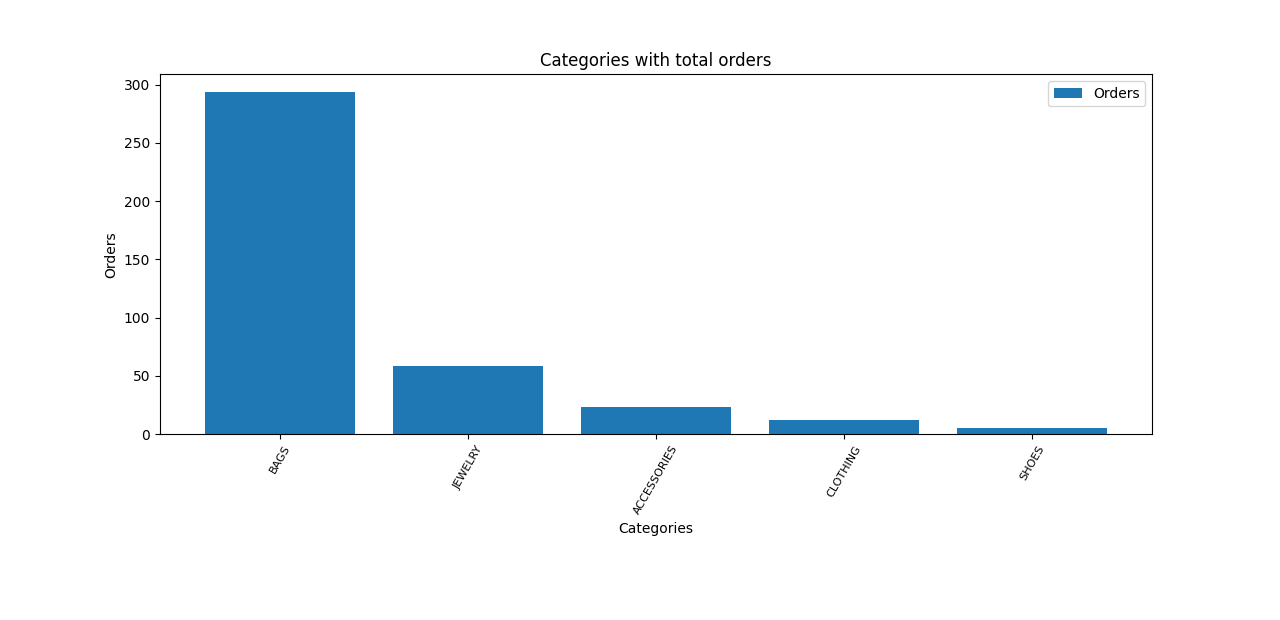

This chart was generated by the following Python code:
import psycopg2
import matplotlib.pyplot as plt
import pandas as pd

try:
    con = psycopg2.connect(
        host = 'thevintagebar.cfq6jedl25zx.us-east-2.rds.amazonaws.com',
        database = 'postgres',
        user = 'postgres',
        password = 'TvB2018!'
    )

    cur = con.cursor()
    sql = '''with order_completed as (
            select distinct (elements->>'product_id')::numeric product_id, oc.user_id, oc.order_id, oc.products
            from web_store_backend_prod.order_completed oc, json_array_elements(oc.products::json) elements
        ), unique_product as (
            select distinct(pv.product_id), pv.category from thevintagebarcomprod.product_added pv 
        )
        select distinct(pc2.category) as categories, count(*) as total_orders 
        from personas_prod.users u
        left join order_completed oc on oc.user_id = u.id 
        left join unique_product pc2 on pc2.product_id = oc.product_id::text 
        where rfm_best_and_loyal_customers = true and pc2.category is not null 
        and upper(pc2.category) = pc2.category
        group by pc2.category order by 2 desc'''

    cur.execute(sql)
    rs = cur.fetchall()
    cur.close()
    
    df = pd.DataFrame(rs, columns=['categories', 'total_orders'])
    df.head()
    #df.sort_values(by='days_since_last_transaction', ascending=True)
    categories = df['categories']
    total_orders = df['total_orders']
    plt.subplots_adjust(bottom=0.30)
    plt.xticks(rotation=60, fontsize=8)
    plt.bar(categories, total_orders, label = 'Orders')
    plt.xlabel("Categories")
    plt.ylabel("Orders")
    plt.title("Categories with total orders")
    plt.legend()
    plt.show()


    plt.pie(total_orders,labels = categories, autopct = '%.2f%%')
    #plt.pie(total_orders,labels = categories, autopct = '%.2f%%', startangle=90)
    #plt.axis('equal')
    #plt.tight_layout()
    #plt.pie(total_orders,labels = categories, autopct='%1.0f%%', pctdistance=1.1, labeldistance=1.2)
    plt.title('Categories with total orders')
    plt.legend()
    #plt.legend(total_orders, categories, loc="best")
    plt.show()

except (Exception, psycopg2.DatabaseError) as error:
    print(error)

finally:
    if con is not None:
        con.close()
        print("Database connection closed!")
